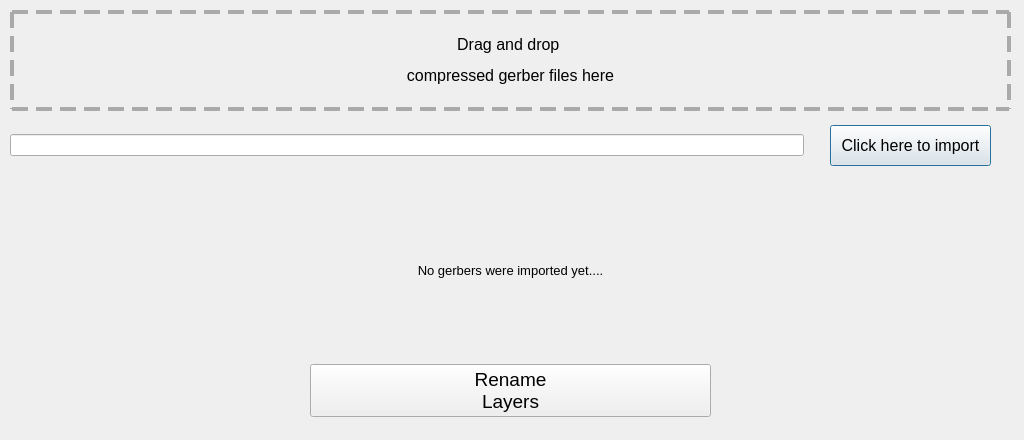
<?xml version="1.0" encoding="UTF-8"?>
<ui version="4.0">
 <class>Dialog</class>
 <widget class="QDialog" name="Dialog">
  <property name="geometry">
   <rect>
    <x>0</x>
    <y>0</y>
    <width>1024</width>
    <height>440</height>
   </rect>
  </property>
  <property name="windowTitle">
   <string>Dialog</string>
  </property>
  <property name="styleSheet">
   <string notr="true">QLabel &gt; lblConvertGerbers{

border: 4px dashed #aaa;

}</string>
  </property>
  <widget class="QWidget" name="horizontalLayoutWidget">
   <property name="geometry">
    <rect>
     <x>10</x>
     <y>10</y>
     <width>1001</width>
     <height>101</height>
    </rect>
   </property>
   <layout class="QHBoxLayout" name="horizontalLayout">
    <item>
     <widget class="QLabel" name="lblConvertGerbers">
      <property name="font">
       <font>
        <pointsize>12</pointsize>
       </font>
      </property>
      <property name="styleSheet">
       <string notr="true">QLabel {
	border: 4px dashed #aaa
 }</string>
      </property>
      <property name="text">
       <string>&lt;html&gt;&lt;head/&gt;&lt;body&gt;&lt;p&gt;Drag and drop &lt;/p&gt;&lt;p&gt;compressed gerber files here&lt;/p&gt;&lt;/body&gt;&lt;/html&gt;</string>
      </property>
      <property name="alignment">
       <set>Qt::AlignCenter</set>
      </property>
     </widget>
    </item>
   </layout>
  </widget>
  <widget class="QWidget" name="horizontalLayoutWidget_2">
   <property name="geometry">
    <rect>
     <x>10</x>
     <y>110</y>
     <width>1001</width>
     <height>71</height>
    </rect>
   </property>
   <layout class="QHBoxLayout" name="horizontalLayout_2">
    <item>
     <widget class="QLineEdit" name="ledGerberPath"/>
    </item>
    <item>
     <spacer name="horizontalSpacer_5">
      <property name="orientation">
       <enum>Qt::Horizontal</enum>
      </property>
      <property name="sizeType">
       <enum>QSizePolicy::Preferred</enum>
      </property>
      <property name="sizeHint" stdset="0">
       <size>
        <width>20</width>
        <height>20</height>
       </size>
      </property>
     </spacer>
    </item>
    <item>
     <widget class="QPushButton" name="btnImportGrbs">
      <property name="font">
       <font>
        <pointsize>12</pointsize>
       </font>
      </property>
      <property name="styleSheet">
       <string notr="true">padding: 10px</string>
      </property>
      <property name="text">
       <string>Click here to import</string>
      </property>
     </widget>
    </item>
    <item>
     <spacer name="horizontalSpacer_2">
      <property name="orientation">
       <enum>Qt::Horizontal</enum>
      </property>
      <property name="sizeType">
       <enum>QSizePolicy::Preferred</enum>
      </property>
      <property name="sizeHint" stdset="0">
       <size>
        <width>20</width>
        <height>20</height>
       </size>
      </property>
     </spacer>
    </item>
   </layout>
  </widget>
  <widget class="QWidget" name="horizontalLayoutWidget_3">
   <property name="geometry">
    <rect>
     <x>10</x>
     <y>360</y>
     <width>1001</width>
     <height>61</height>
    </rect>
   </property>
   <layout class="QHBoxLayout" name="horizontalLayout_3">
    <item>
     <spacer name="horizontalSpacer_3">
      <property name="orientation">
       <enum>Qt::Horizontal</enum>
      </property>
      <property name="sizeType">
       <enum>QSizePolicy::Preferred</enum>
      </property>
      <property name="sizeHint" stdset="0">
       <size>
        <width>300</width>
        <height>20</height>
       </size>
      </property>
     </spacer>
    </item>
    <item>
     <widget class="QPushButton" name="btnRenameGerbers">
      <property name="font">
       <font>
        <pointsize>14</pointsize>
       </font>
      </property>
      <property name="text">
       <string>Rename
Layers</string>
      </property>
     </widget>
    </item>
    <item>
     <spacer name="horizontalSpacer_4">
      <property name="orientation">
       <enum>Qt::Horizontal</enum>
      </property>
      <property name="sizeType">
       <enum>QSizePolicy::Preferred</enum>
      </property>
      <property name="sizeHint" stdset="0">
       <size>
        <width>300</width>
        <height>20</height>
       </size>
      </property>
     </spacer>
    </item>
   </layout>
  </widget>
  <widget class="QWidget" name="verticalLayoutWidget">
   <property name="geometry">
    <rect>
     <x>10</x>
     <y>180</y>
     <width>1001</width>
     <height>181</height>
    </rect>
   </property>
   <layout class="QVBoxLayout" name="verticalLayout">
    <item>
     <widget class="QLabel" name="lblConvertGerbersDisplayChanges">
      <property name="font">
       <font>
        <pointsize>10</pointsize>
       </font>
      </property>
      <property name="text">
       <string>No gerbers were imported yet....</string>
      </property>
      <property name="alignment">
       <set>Qt::AlignCenter</set>
      </property>
     </widget>
    </item>
   </layout>
  </widget>
 </widget>
 <resources/>
 <connections/>
</ui>
